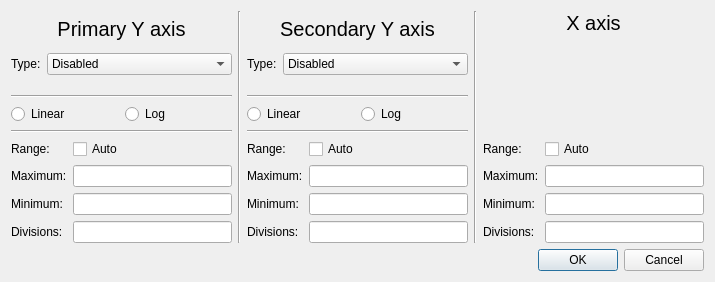
<?xml version="1.0" encoding="UTF-8"?>
<ui version="4.0">
 <class>BodeplotAxisDialog</class>
 <widget class="QDialog" name="BodeplotAxisDialog">
  <property name="geometry">
   <rect>
    <x>0</x>
    <y>0</y>
    <width>715</width>
    <height>282</height>
   </rect>
  </property>
  <property name="windowTitle">
   <string>Axis Setup</string>
  </property>
  <property name="modal">
   <bool>true</bool>
  </property>
  <layout class="QVBoxLayout" name="verticalLayout_4">
   <item>
    <layout class="QHBoxLayout" name="horizontalLayout_3">
     <item>
      <layout class="QVBoxLayout" name="verticalLayout">
       <item>
        <widget class="QLabel" name="label_2">
         <property name="font">
          <font>
           <pointsize>15</pointsize>
          </font>
         </property>
         <property name="text">
          <string>Primary Y axis</string>
         </property>
         <property name="alignment">
          <set>Qt::AlignCenter</set>
         </property>
        </widget>
       </item>
       <item>
        <layout class="QFormLayout" name="formLayout">
         <item row="0" column="0">
          <widget class="QLabel" name="label">
           <property name="text">
            <string>Type:</string>
           </property>
          </widget>
         </item>
         <item row="0" column="1">
          <widget class="QComboBox" name="Y1type">
           <item>
            <property name="text">
             <string>Disabled</string>
            </property>
           </item>
           <item>
            <property name="text">
             <string>Magnitude</string>
            </property>
           </item>
           <item>
            <property name="text">
             <string>Phase</string>
            </property>
           </item>
           <item>
            <property name="text">
             <string>VSWR</string>
            </property>
           </item>
          </widget>
         </item>
        </layout>
       </item>
       <item>
        <widget class="Line" name="line">
         <property name="orientation">
          <enum>Qt::Horizontal</enum>
         </property>
        </widget>
       </item>
       <item>
        <layout class="QHBoxLayout" name="horizontalLayout">
         <item>
          <widget class="QRadioButton" name="Y1linear">
           <property name="text">
            <string>Linear</string>
           </property>
           <attribute name="buttonGroup">
            <string notr="true">Y1group</string>
           </attribute>
          </widget>
         </item>
         <item>
          <widget class="QRadioButton" name="Y1log">
           <property name="text">
            <string>Log</string>
           </property>
           <attribute name="buttonGroup">
            <string notr="true">Y1group</string>
           </attribute>
          </widget>
         </item>
        </layout>
       </item>
       <item>
        <widget class="Line" name="line_2">
         <property name="orientation">
          <enum>Qt::Horizontal</enum>
         </property>
        </widget>
       </item>
       <item>
        <layout class="QFormLayout" name="formLayout_2">
         <item row="0" column="0">
          <widget class="QLabel" name="label_3">
           <property name="text">
            <string>Range:</string>
           </property>
          </widget>
         </item>
         <item row="0" column="1">
          <widget class="QCheckBox" name="Y1auto">
           <property name="text">
            <string>Auto</string>
           </property>
          </widget>
         </item>
         <item row="1" column="0">
          <widget class="QLabel" name="label_4">
           <property name="text">
            <string>Maximum:</string>
           </property>
          </widget>
         </item>
         <item row="1" column="1">
          <widget class="SIUnitEdit" name="Y1max"/>
         </item>
         <item row="2" column="0">
          <widget class="QLabel" name="label_5">
           <property name="text">
            <string>Minimum:</string>
           </property>
          </widget>
         </item>
         <item row="2" column="1">
          <widget class="SIUnitEdit" name="Y1min"/>
         </item>
         <item row="3" column="0">
          <widget class="QLabel" name="label_6">
           <property name="text">
            <string>Divisions:</string>
           </property>
          </widget>
         </item>
         <item row="3" column="1">
          <widget class="SIUnitEdit" name="Y1divs"/>
         </item>
        </layout>
       </item>
      </layout>
     </item>
     <item>
      <widget class="Line" name="line_3">
       <property name="orientation">
        <enum>Qt::Vertical</enum>
       </property>
      </widget>
     </item>
     <item>
      <layout class="QVBoxLayout" name="verticalLayout_2">
       <item>
        <widget class="QLabel" name="label_7">
         <property name="font">
          <font>
           <pointsize>15</pointsize>
          </font>
         </property>
         <property name="text">
          <string>Secondary Y axis</string>
         </property>
         <property name="alignment">
          <set>Qt::AlignCenter</set>
         </property>
        </widget>
       </item>
       <item>
        <layout class="QFormLayout" name="formLayout_3">
         <item row="0" column="0">
          <widget class="QLabel" name="label_8">
           <property name="text">
            <string>Type:</string>
           </property>
          </widget>
         </item>
         <item row="0" column="1">
          <widget class="QComboBox" name="Y2type">
           <item>
            <property name="text">
             <string>Disabled</string>
            </property>
           </item>
           <item>
            <property name="text">
             <string>Magnitude</string>
            </property>
           </item>
           <item>
            <property name="text">
             <string>Phase</string>
            </property>
           </item>
           <item>
            <property name="text">
             <string>VSWR</string>
            </property>
           </item>
          </widget>
         </item>
        </layout>
       </item>
       <item>
        <widget class="Line" name="line_4">
         <property name="orientation">
          <enum>Qt::Horizontal</enum>
         </property>
        </widget>
       </item>
       <item>
        <layout class="QHBoxLayout" name="horizontalLayout_2">
         <item>
          <widget class="QRadioButton" name="Y2linear">
           <property name="text">
            <string>Linear</string>
           </property>
           <attribute name="buttonGroup">
            <string notr="true">Y2group</string>
           </attribute>
          </widget>
         </item>
         <item>
          <widget class="QRadioButton" name="Y2log">
           <property name="text">
            <string>Log</string>
           </property>
           <attribute name="buttonGroup">
            <string notr="true">Y2group</string>
           </attribute>
          </widget>
         </item>
        </layout>
       </item>
       <item>
        <widget class="Line" name="line_5">
         <property name="orientation">
          <enum>Qt::Horizontal</enum>
         </property>
        </widget>
       </item>
       <item>
        <layout class="QFormLayout" name="formLayout_4">
         <item row="0" column="0">
          <widget class="QLabel" name="label_9">
           <property name="text">
            <string>Range:</string>
           </property>
          </widget>
         </item>
         <item row="0" column="1">
          <widget class="QCheckBox" name="Y2auto">
           <property name="text">
            <string>Auto</string>
           </property>
          </widget>
         </item>
         <item row="1" column="0">
          <widget class="QLabel" name="label_10">
           <property name="text">
            <string>Maximum:</string>
           </property>
          </widget>
         </item>
         <item row="1" column="1">
          <widget class="SIUnitEdit" name="Y2max"/>
         </item>
         <item row="2" column="0">
          <widget class="QLabel" name="label_11">
           <property name="text">
            <string>Minimum:</string>
           </property>
          </widget>
         </item>
         <item row="2" column="1">
          <widget class="SIUnitEdit" name="Y2min"/>
         </item>
         <item row="3" column="0">
          <widget class="QLabel" name="label_12">
           <property name="text">
            <string>Divisions:</string>
           </property>
          </widget>
         </item>
         <item row="3" column="1">
          <widget class="SIUnitEdit" name="Y2divs"/>
         </item>
        </layout>
       </item>
      </layout>
     </item>
     <item>
      <widget class="Line" name="line_6">
       <property name="orientation">
        <enum>Qt::Vertical</enum>
       </property>
      </widget>
     </item>
     <item>
      <layout class="QVBoxLayout" name="verticalLayout_3">
       <item>
        <widget class="QLabel" name="label_13">
         <property name="sizePolicy">
          <sizepolicy hsizetype="Preferred" vsizetype="Maximum">
           <horstretch>0</horstretch>
           <verstretch>0</verstretch>
          </sizepolicy>
         </property>
         <property name="font">
          <font>
           <pointsize>15</pointsize>
          </font>
         </property>
         <property name="text">
          <string>X axis</string>
         </property>
         <property name="alignment">
          <set>Qt::AlignCenter</set>
         </property>
        </widget>
       </item>
       <item>
        <spacer name="verticalSpacer">
         <property name="orientation">
          <enum>Qt::Vertical</enum>
         </property>
         <property name="sizeHint" stdset="0">
          <size>
           <width>20</width>
           <height>40</height>
          </size>
         </property>
        </spacer>
       </item>
       <item>
        <layout class="QFormLayout" name="formLayout_6">
         <item row="0" column="0">
          <widget class="QLabel" name="label_15">
           <property name="text">
            <string>Range:</string>
           </property>
          </widget>
         </item>
         <item row="0" column="1">
          <widget class="QCheckBox" name="Xauto">
           <property name="text">
            <string>Auto</string>
           </property>
          </widget>
         </item>
         <item row="1" column="0">
          <widget class="QLabel" name="label_16">
           <property name="text">
            <string>Maximum:</string>
           </property>
          </widget>
         </item>
         <item row="1" column="1">
          <widget class="SIUnitEdit" name="Xmax"/>
         </item>
         <item row="2" column="0">
          <widget class="QLabel" name="label_17">
           <property name="text">
            <string>Minimum:</string>
           </property>
          </widget>
         </item>
         <item row="2" column="1">
          <widget class="SIUnitEdit" name="Xmin"/>
         </item>
         <item row="3" column="0">
          <widget class="QLabel" name="label_18">
           <property name="text">
            <string>Divisions:</string>
           </property>
          </widget>
         </item>
         <item row="3" column="1">
          <widget class="SIUnitEdit" name="Xdivs"/>
         </item>
        </layout>
       </item>
      </layout>
     </item>
    </layout>
   </item>
   <item>
    <widget class="QDialogButtonBox" name="buttonBox">
     <property name="orientation">
      <enum>Qt::Horizontal</enum>
     </property>
     <property name="standardButtons">
      <set>QDialogButtonBox::Cancel|QDialogButtonBox::Ok</set>
     </property>
    </widget>
   </item>
  </layout>
 </widget>
 <customwidgets>
  <customwidget>
   <class>SIUnitEdit</class>
   <extends>QLineEdit</extends>
   <header>CustomWidgets/siunitedit.h</header>
  </customwidget>
 </customwidgets>
 <resources/>
 <connections>
  <connection>
   <sender>buttonBox</sender>
   <signal>accepted()</signal>
   <receiver>BodeplotAxisDialog</receiver>
   <slot>accept()</slot>
   <hints>
    <hint type="sourcelabel">
     <x>248</x>
     <y>254</y>
    </hint>
    <hint type="destinationlabel">
     <x>157</x>
     <y>274</y>
    </hint>
   </hints>
  </connection>
  <connection>
   <sender>buttonBox</sender>
   <signal>rejected()</signal>
   <receiver>BodeplotAxisDialog</receiver>
   <slot>reject()</slot>
   <hints>
    <hint type="sourcelabel">
     <x>316</x>
     <y>260</y>
    </hint>
    <hint type="destinationlabel">
     <x>286</x>
     <y>274</y>
    </hint>
   </hints>
  </connection>
 </connections>
 <buttongroups>
  <buttongroup name="Y1group"/>
  <buttongroup name="Y2group"/>
 </buttongroups>
</ui>
